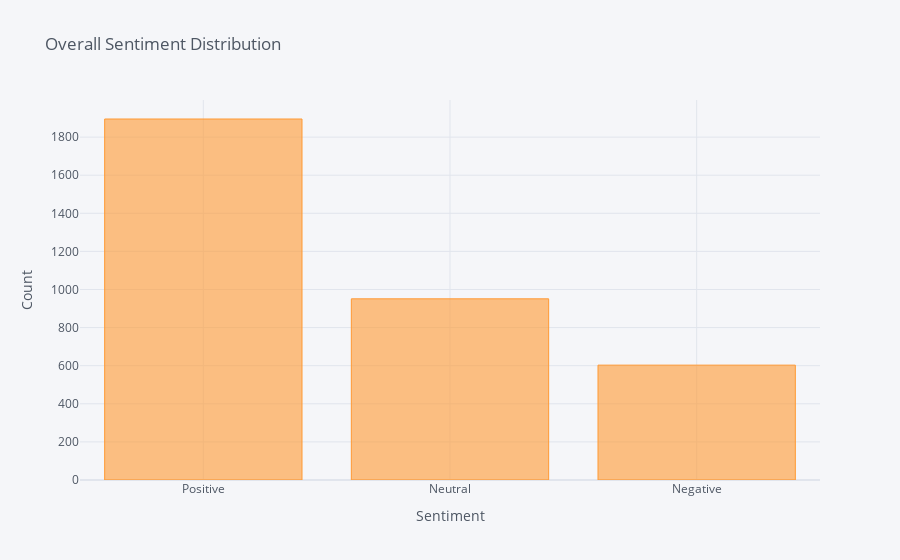

This figure's notebook cell:
### Markdown cell above
Overall:

### Code cell
df['Sentiment'].value_counts().iplot(kind='bar', xTitle='Sentiment',
                                    yTitle='Count', title='Overall Sentiment Distribution')

### Figure 1 — Plotly figure (JSON) as saved in the notebook; plotly's stock layout.template omitted (floating-point values rounded to 4 significant figures)
{"data": [{"marker": {"color": "rgba(255, 153, 51, 0.6)", "line": {"color": "rgba(255, 153, 51, 1.0)", "width": 1}}, "name": "Sentiment", "orientation": "v", "text": "", "type": "bar", "x": ["Positive", "Neutral", "Negative"], "y": [1895, 951, 603]}], "layout": {"legend": {"bgcolor": "#F5F6F9", "font": {"color": "#4D5663"}}, "paper_bgcolor": "#F5F6F9", "plot_bgcolor": "#F5F6F9", "title": {"font": {"color": "#4D5663"}, "text": "Overall Sentiment Distribution"}, "xaxis": {"gridcolor": "#E1E5ED", "showgrid": true, "tickfont": {"color": "#4D5663"}, "title": {"font": {"color": "#4D5663"}, "text": "Sentiment"}, "zerolinecolor": "#E1E5ED"}, "yaxis": {"gridcolor": "#E1E5ED", "showgrid": true, "tickfont": {"color": "#4D5663"}, "title": {"font": {"color": "#4D5663"}, "text": "Count"}, "zerolinecolor": "#E1E5ED"}}}
